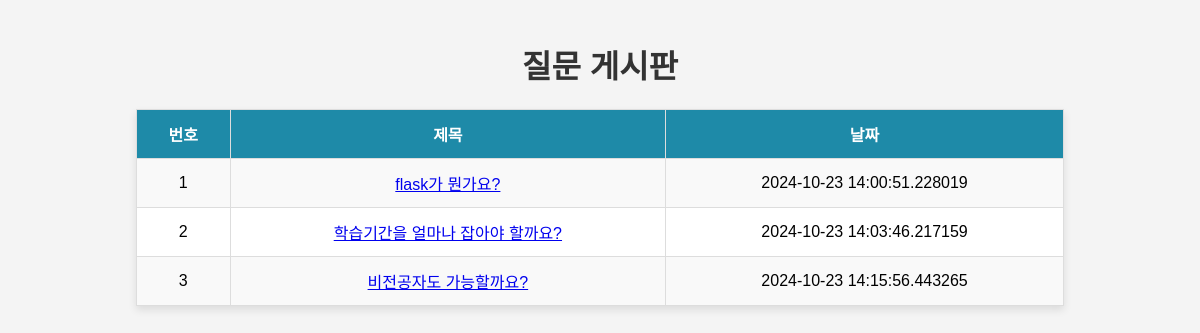
The app's page /qlist with its own data.
### DBWEB/models/models.py (models this page shows)
class Question(DB.Model):
    id = DB.Column(DB.Integer, primary_key=True)
    subject = DB.Column(DB.String(200), nullable=False)
    content = DB.Column(DB.Text(), nullable=False)
    create_date = DB.Column(DB.DateTime(), nullable=False)

### DBWEB/views/main_view.py (the view)
@mainBP.route("/qlist")
def printList():
    q_list=Question.query.all()
    return render_template('question_list.html', question_list=q_list)

### DBWEB/templates/question_list.html (shortened to what this page needs)
<!DOCTYPE html>
<html lang="en">
<head>
</head>
<body>
    <h1>질문 게시판</h1>
    <table>
        <tr>
            <th>번호</th>
            <th>제목</th>
            <th>날짜</th>
        </tr>
        {% if question_list %}
            {% for question in question_list %}
            <tr>
                <td> {{question.id}}</td>
                <td><a href="{{ url_for('question.detail', question_id=question.id) }}">{{question.subject}}</a></td>
                <td> {{question.create_date}}</td>
            </tr>
            {% endfor %}
        {% else %}
        <tr>
            <td class="msg" colspan="4">등록된 질문이 없습니다.</td>
        </tr>
        {% endif %}
    </table>
    <br><br>
</body>
</html>

### DBWEB/templates/question_list.html (style rules this page uses)
body { font-family: Arial, sans-serif; background-color: #f4f4f4; margin: 0; padding: 20px; }
h1 { text-align: center; color: #333; }
table { width: 80%; margin: 20px auto; border-collapse: collapse; background-color: #fff; box-shadow: 0 4px 8px rgba(0, 0, 0, 0.1); }
th, td { padding: 12px; border: 1px solid #ddd; text-align: center; }
th { background-color: #1e8aa8; color: white; }
tr:nth-child(even) { background-color: #f9f9f9; }

### records on screen
Question: id "1", subject "flask가 뭔가요?", create_date "2024-10-23 14:00:51.228019"
Question: id "2", subject "학습기간을 얼마나 잡아야 할까요?", create_date "2024-10-23 14:03:46.217159"
Question: id "3", subject "비전공자도 가능할까요?", create_date "2024-10-23 14:15:56.443265"
